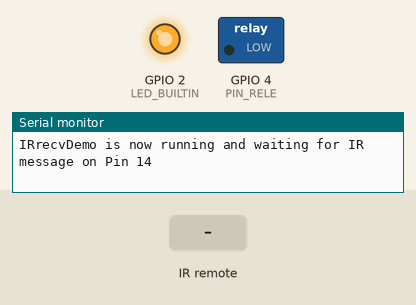
The sketch below on a simulated ESP8266 (NodeMCU). Shown: switched loads named in the sketch (green lamp = pin HIGH), output pins drawn as LEDs (lit = HIGH, except the on-board LED, lit = LOW), the last lines printed to the serial monitor. The inputs (shaded band) are chosen by the test bench.

Above: at 1.2 s.
1.3 s: infrared code 0xFF30CF received
2.8 s: infrared code 0xFF6897 received
At 3.7 s:
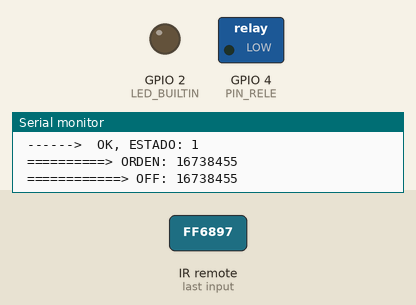
4.3 s: infrared code 0x7FFFFFFF received
Timing chart, 0 to 7.3 s (numbered marks = the images above; inputs shaded):
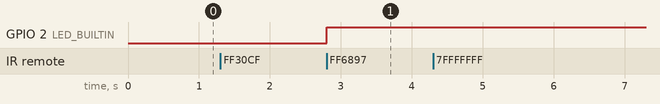

The sketch:

ControlTermostatoIR_NodeMCU.ino
```cpp
// RECEPTOR INFRARROJO
// Receptor infrarrojo
//
// La pata de la senial S hay que conectarla a un pin digital que
// soporte interrupciones, en este caso se usara el pin 2
//
// El receptor con placa, se pone el pin S al pin 2 del Arduino:
// en el NodeMCU se pone en el GPIO 14 --> D5
// El receptor sin placa, el de la izquierca es DATA, el centro el GND y el de la
// derecha es VCC
//
// Con esta libreria solo reconoce los codigos del mando del kit raspberry
//
// VCC 5 voltios:  en el NodeMCU a 3.3V

#ifndef UNIT_TEST
#include <Arduino.h>
#endif
#include <IRremoteESP8266.h>
#include <IRrecv.h>
#include <IRutils.h>

#define LED_BUILTIN 2

// An IR detector/demodulator is connected to GPIO pin 14(D5 on a NodeMCU
// board).
uint16_t RECV_PIN = 14;  // GPIO14 o D05

IRrecv irrecv(RECV_PIN);

decode_results results;

// int INTERRUPCION = 0; //PIN 2  Numero de interrupcion no del pin
int PIN_RELE = 4;  // Pin GPIO_04, el D2 en NodeMCU,  el que activa el rele
uint32_t numDispo = 0;  // Numero del dispositivo receptor

const int TERMOSTATO = 16724175; //Numero de tecla correspondiente
                              // dispositivo del termostato
const uint32_t TECLA_ON  = 16724175; //Num. tecla del mando para encendido
const uint32_t TECLA_OFF = 16738455; //Num. tecla del mando para apagado
const uint32_t TECLA_BASURA = 2147483647; //Num. tecla de ruido que llega

unsigned long Tiempo_T1 = 0; // Tiempo de llegada de la primera tecla
unsigned long Tiempo_T2 = 0; // Tiempo de llegada de la segunda tecla

// uint8_t protocolo = 0;
// uint16_t direccion = 0;      // Identificador del mando
uint32_t tecla = 0;         // Identificador de la tecla pulsada
char teclaChar[40] ="";


void setup(){

  Serial.begin(115200);
  irrecv.enableIRIn();  // Start the receiver
  while (!Serial)  // Wait for the serial connection to be establised.
    delay(50);
  Serial.println();
  Serial.print("IRrecvDemo is now running and waiting for IR message on Pin ");
  Serial.println(RECV_PIN);


  pinMode(LED_BUILTIN, OUTPUT);
  digitalWrite(LED_BUILTIN,LOW);
  pinMode(PIN_RELE, OUTPUT);

  // Serial.println("Iniciando comunicacion: ");
}


// Esta es la funcion que llama la libreria cuando se produce la interrupcion
// aqui es donde se puede meter el codigo que queremos hacer cuando se produzca
// la interrupcion, en este caso se cogen los datos de la pulsacion y se mete
// en las variables globales
void IREvent (uint8_t protocol, uint16_t address, uint32_t command){
  // protocolo = protocol;
  // direccion = address;
  tecla = command;
}

void loop(){

  if (irrecv.decode(&results)) {
    // print() & println() can't handle printing long longs. (uint64_t)
    serialPrintUint64(results.value, HEX);
    // Serial.println("");

    sprintf(teclaChar,"%u",results.value);

    irrecv.resume();  // Receive the next value

    // digitalWrite(LED_BUILTIN,HIGH);

    Serial.print("-->");
    Serial.println(teclaChar);
    tecla = atoi(teclaChar);
    // Serial.print("---->");
    // Serial.println(tecla);


if (tecla == TERMOSTATO || tecla == TECLA_ON || tecla == TECLA_OFF) {

      // Serial.print("-->");
      // Serial.println(teclaChar);

      Serial.print(" ------>  OK, ESTADO: ");
      Serial.println(numDispo);

    // Serial.println((char)millis());

    if(numDispo == 0 && tecla != TECLA_BASURA){
      if(tecla == TERMOSTATO){
        numDispo = 1;
        Tiempo_T1 = millis();
        Serial.print(" ========> DISPO: ");
        Serial.println(tecla);
      }
    }
    else {
          if (numDispo == 1) {
            Tiempo_T2 = millis();
            // La tecla de ON-OFF tiene que llegar a menos de 2 segundos
            // de el numero de dispositivo
            if(Tiempo_T2 < Tiempo_T1 + 2000){

              Serial.print(" ==========> ORDEN: ");
              Serial.println(tecla);

              if(tecla == TECLA_ON ){
                digitalWrite(PIN_RELE,HIGH);
                digitalWrite(LED_BUILTIN,LOW);
                numDispo = 0;
                Serial.print(" ============> ON: ");
                Serial.println(tecla);
              }
              if(tecla == TECLA_OFF ){
                digitalWrite(PIN_RELE,LOW);
                digitalWrite(LED_BUILTIN,HIGH);
                numDispo = 0;
                Serial.print(" ============> OFF: ");
                Serial.println(tecla);
              }
              // numDispo = 0;
            }
            else {
              numDispo = 0;
              Tiempo_T1 = 0;
              Tiempo_T2 = 0;
            }
          }
    }
}
else {
       Serial.println("");
}

    // digitalWrite(LED_BUILTIN,LOW);
  }

}
```

Measured:
- after the input at 2.8 s, GPIO 2 (LED_BUILTIN): LOW → HIGH at once
